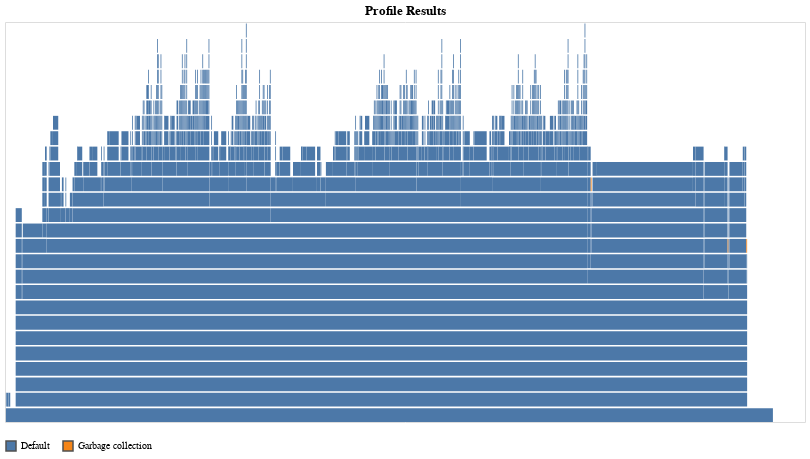

Notebook cell for this chart:
### Markdown cell above
### Profiled contstuctor

### Code cell
@profview rpf = RPForest(data, 10, 1)

### Figure 1 — Vega-Lite specification as saved in the notebook (floating-point values rounded to 4 significant figures; data arrays with more than 128 entries replaced by an {"elided": "..."} marker saying what was removed)
{"data": {"values": {"elided": "1106 records"}}, "encoding": {"color": {"field": "status", "legend": {"orient": "bottom", "title": null}, "type": "nominal"}, "fillOpacity": {"condition": [{"selection": "highlight", "value": 0.6}, {"selection": "select", "value": 0.5}], "value": 1}, "strokeWidth": {"condition": [{"selection": "highlight", "value": 0.5}, {"selection": "select", "value": 0.5}], "value": 0}, "tooltip": {"field": "sf", "type": "nominal"}, "x": {"axis": null, "field": "x1", "type": "quantitative"}, "x2": {"field": "x2", "type": "quantitative"}, "y": {"axis": null, "field": "level", "type": "quantitative"}, "y2": {"field": "level2", "type": "quantitative"}}, "height": 400, "mark": {"stroke": "#505050", "type": "rect"}, "selection": {"grid": {"bind": "scales", "type": "interval"}, "highlight": {"empty": "none", "on": "mouseover", "type": "single"}, "select": {"empty": "none", "type": "multi"}}, "title": "Profile Results", "transform": [{"as": "level2", "calculate": "datum.level+0.9"}], "width": 800}
